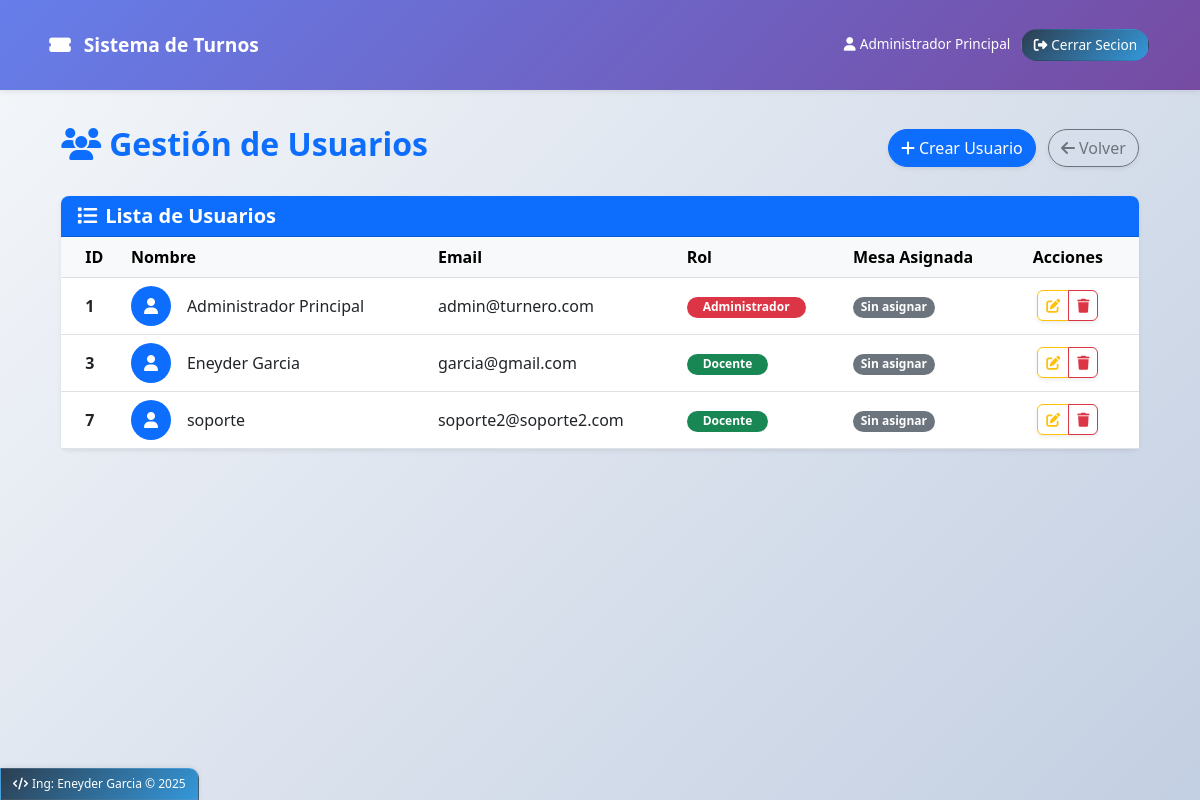
/admin/usuarios (signed in), run on the app's committed database.
### models.py (models this page shows)
class Usuario(db.Model):
    __tablename__ = 'usuario'
    id = db.Column(db.Integer, primary_key=True)
    nombre = db.Column(db.String(100), nullable=False)
    email = db.Column(db.String(100), unique=True, nullable=False)
    password = db.Column(db.String(100), nullable=False)
    rol = db.Column(db.String(20), nullable=False)
    activo = db.Column(db.Boolean, default=True)
    def to_dict(self):
        return {
            'id': self.id,
            'nombre': self.nombre,
            'email': self.email,
            'rol': self.rol,
            'activo': self.activo,
            'mesa_id': self.mesa_asignada.id if self.mesa_asignada else None,
            'mesa': self.mesa_asignada.numero if self.mesa_asignada else None
        }

### app.py (the view)
@app.route('/admin/usuarios')
@login_required
@admin_required
def admin_usuarios():
    usuarios = Usuario.query.filter_by(activo=True).all()
    mesas = Mesa.query.filter_by(eliminada=False).all()
    return render_template('admin/usuarios.html',
                         usuarios=[u.to_dict() for u in usuarios],
                         mesas=[m.to_dict() for m in mesas])

### app.py (called while the page is built, shortened)
@app.context_processor
def inject_now():
    return {'now': datetime.now()}

def login_required(f):
    @wraps(f)
    def decorated_function(*args, **kwargs):
        if 'usuario' not in session:
            flash('Debes iniciar sesión para acceder a esta página', 'warning')
            return redirect(url_for('login'))
        return f(*args, **kwargs)
    return decorated_function

def admin_required(f):
    @wraps(f)
    def decorated_function(*args, **kwargs):
        if 'usuario' not in session or session['usuario'].get('rol') != 'admin':
            flash('No tienes permisos para acceder a esta página', 'danger')
            return redirect(url_for('index'))
        return f(*args, **kwargs)
    return decorated_function

def inicializar_base_datos():
    with app.app_context():
        db.create_all()

@app.before_request
def create_tables():
    inicializar_base_datos()

### templates/admin/usuarios.html (shortened to what this page needs)
{% extends "base.html" %}
{% block content %}
<div class="container-fluid">
    <div class="d-flex justify-content-between align-items-center mb-4">
        <h2 class="fw-bold text-primary"><i class="fas fa-users me-2"></i>Gestión de Usuarios</h2>
        <div>
            <button class="btn btn-primary shadow-sm rounded-pill" data-bs-toggle="modal" data-bs-target="#crearUsuarioModal">
                <i class="fas fa-plus me-1"></i>Crear Usuario
            </button>
            <a href="{{ url_for('admin_dashboard') }}" class="btn btn-outline-secondary ms-2 shadow-sm rounded-pill">
                <i class="fas fa-arrow-left me-1"></i>Volver
            </a>
        </div>
    </div>
    <div class="card shadow-sm border-0 rounded-3">
        <div class="card-header bg-primary text-white rounded-top-3">
            <h5 class="card-title mb-0 fw-bold"><i class="fas fa-list me-2"></i>Lista de Usuarios</h5>
        </div>
        <div class="card-body p-0">
            <div class="table-responsive">
                <table class="table table-hover align-middle mb-0">
                    <thead class="table-light">
                        <tr>
                            <th class="ps-4">ID</th>
                            <th>Nombre</th>
                            <th>Email</th>
                            <th>Rol</th>
                            <th>Mesa Asignada</th>
                            <th class="text-center pe-4">Acciones</th>
                        </tr>
                    </thead>
                    <tbody>
                        {% for usuario in usuarios %}
                        <tr>
                            <td class="ps-4 fw-semibold">{{ usuario.id }}</td>
                            <td>
                                <div class="d-flex align-items-center">
                                    <div class="rounded-circle bg-primary text-white d-flex align-items-center justify-content-center me-3" style="width: 40px; height: 40px;">
                                        <i class="fas fa-user"></i>
                                    </div>
                                    <div>
                                        <span class="fw-medium">{{ usuario.nombre }}</span>
                                    </div>
                                </div>
                            </td>
                            <td>{{ usuario.email }}</td>
                            <td>
                                {% if usuario.rol == 'admin' %}
                                <span class="badge bg-danger rounded-pill px-3">Administrador</span>
                                {% else %}
                                <span class="badge bg-success rounded-pill px-3">Docente</span>
                                {% endif %}
                            </td>
                            <td>
                                {% if usuario.mesa %}
                                <span class="badge bg-primary rounded-pill">Mesa {{ usuario.mesa }}</span>
                                {% else %}
                                <span class="badge bg-secondary rounded-pill">Sin asignar</span>
                                {% endif %}
                            </td>
                            <td class="text-center pe-4">
                                <div class="btn-group shadow-sm">
                                    <button class="btn btn-sm btn-outline-warning rounded-start"
                                            data-bs-toggle="modal"
                                            data-bs-target="#editarUsuarioModal"
                                            onclick="cargarUsuarioEdicion({{ usuario.id }})"
                                            title="Editar usuario">
                                        <i class="fas fa-edit"></i>
                                    </button>
                                    <button class="btn btn-sm btn-outline-danger rounded-end"
                                            onclick="eliminarUsuario({{ usuario.id }}, '{{ usuario.nombre }}')"
                                            title="Eliminar usuario">
                                        <i class="fas fa-trash"></i>
                                    </button>
                                </div>
                            </td>
                        </tr>
                        {% endfor %}
                    </tbody>
                </table>
            </div>
        </div>
    </div>
</div>
{% endblock %}

### templates/base.html (shortened to what this page needs)
<!DOCTYPE html>
<html lang="es">
<head>
    <link href="https://cdn.jsdelivr.net/npm/bootstrap@5.3.0/dist/css/bootstrap.min.css" rel="stylesheet">
    <link rel="stylesheet" href="https://cdnjs.cloudflare.com/ajax/libs/font-awesome/6.4.0/css/all.min.css">
</head>
<body>
    <nav class="navbar navbar-expand-lg navbar-dark">
        <div class="container">
            <a class="navbar-brand" href="{{ url_for('index') }}">
                <i class="fas fa-ticket-alt me-2"></i>
                Sistema de Turnos
            </a>
            <div class="collapse navbar-collapse" id="navbarNav">
                <ul class="navbar-nav ms-auto">
                    {% if session.usuario %}
                        <li class="nav-item">
                            <span class="nav-link text-white" style="border: none !important; background: none !important; padding: 0.3rem 0.5rem !important;">
                                <i class="fas fa-user me-1"></i>{{ session.usuario.nombre }}
                            </span>
                        </li>
                        <li class="nav-item">
                            <a class="nav-link nav-link-dark" href="{{ url_for('logout') }}">
                                <i class="fas fa-sign-out-alt me-1"></i>Cerrar Secion
                            </a>
                        </li>
                    {% endif %}
                </ul>
            </div>
        </div>
    </nav>
    <main class="container mt-3 fade-in">
        {% block content %}{% endblock %}
    </main>
    <footer class="custom-footer">
        <p class="mb-0">
            <i class="fas fa-code me-1"></i>Ing: Eneyder Garcia &copy; <span id="current-year"></span>
        </p>
    </footer>
</body>
</html>

### templates/base.html (style rules this page uses)
:root { --primary-gradient: linear-gradient(135deg, #667eea 0%, #764ba2 100%); --secondary-gradient: linear-gradient(135deg, #f093fb 0%, #f5576c 100%); --success-gradient: linear-gradient(135deg, #4facfe 0%, #00f2fe 100%); --dark-gradient: linear-gradient(135deg, #2c3e50 0%, #3498db 100%); }
body { display: flex; flex-direction: column; min-height: 100vh; position: relative; padding-bottom: 50px; background: linear-gradient(135deg, #f5f7fa 0%, #c3cfe2 100%); font-family: 'Segoe UI', Tahoma, Geneva, Verdana, sans-serif; }
main { flex: 1; }
.navbar { background: var(--primary-gradient) !important; box-shadow: 0 1px 6px rgba(0, 0, 0, 0.1); padding: 0.4rem 0; }
.navbar-brand { font-weight: 700; font-size: 1.2rem; }
.nav-link { font-weight: 500; padding: 0.3rem 0.7rem !important; border-radius: 18px; margin: 0 0.1rem; transition: all 0.2s ease; border: 1.5px solid transparent; font-size: 0.85rem; }
.nav-link-dark { background: var(--dark-gradient); color: white !important; }
.nav-link { position: relative; overflow: hidden; }
.nav-link::before { content: ''; position: absolute; top: 0; left: -100%; width: 100%; height: 100%; background: linear-gradient(90deg, transparent, rgba(255, 255, 255, 0.15), transparent); transition: 0.3s; }
.custom-footer { position: fixed; left: 0; bottom: 0; width: auto; background: var(--dark-gradient); padding: 6px 12px; border-top-right-radius: 10px; box-shadow: 0 -1px 5px rgba(0, 0, 0, 0.08); z-index: 1000; border: 1px solid rgba(255, 255, 255, 0.1); }
.custom-footer p { margin: 0; font-size: 0.75rem; color: white; font-weight: 500; }
.container { padding: 1.2rem; }
.fade-in { animation: fadeIn 0.3s ease-out; }

### data on the page
Usuario: usuario.nombre "Administrador Principal", id "1", nombre "Administrador Principal", email "admin@turnero.com", rol "Administrador"
Usuario: id "3", nombre "Eneyder Garcia", email "garcia@gmail.com", rol "Docente"
Usuario: id "7", nombre "soporte", email "soporte2@soporte2.com", rol "Docente"
